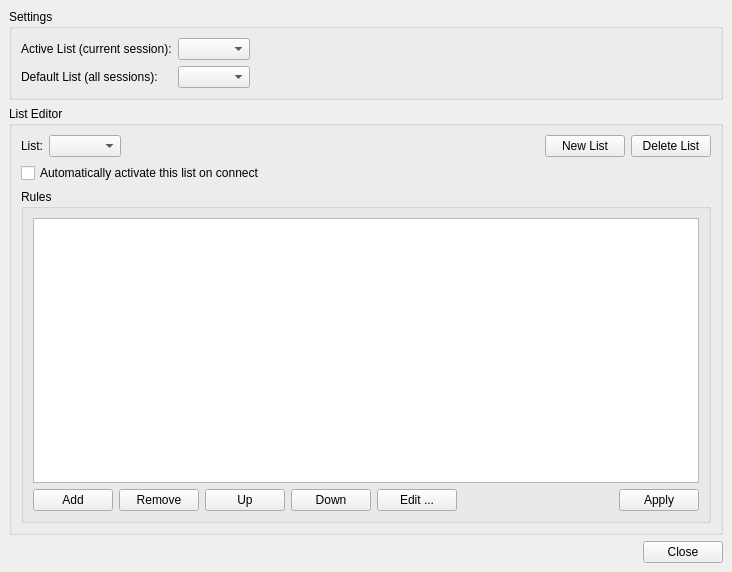
<ui version="4.0" >
 <author></author>
 <comment></comment>
 <exportmacro></exportmacro>
 <class>Privacy</class>
 <widget class="QWidget" name="Privacy" >
  <property name="geometry" >
   <rect>
    <x>0</x>
    <y>0</y>
    <width>732</width>
    <height>572</height>
   </rect>
  </property>
  <property name="windowTitle" >
   <string>Form</string>
  </property>
  <layout class="QVBoxLayout" >
   <property name="margin" >
    <number>9</number>
   </property>
   <property name="spacing" >
    <number>6</number>
   </property>
   <item>
    <widget class="QGroupBox" name="gb_settings" >
     <property name="title" >
      <string>Settings</string>
     </property>
     <layout class="QGridLayout" >
      <property name="margin" >
       <number>9</number>
      </property>
      <property name="spacing" >
       <number>6</number>
      </property>
      <item row="1" column="2" >
       <spacer>
        <property name="orientation" >
         <enum>Qt::Horizontal</enum>
        </property>
        <property name="sizeHint" >
         <size>
          <width>40</width>
          <height>20</height>
         </size>
        </property>
       </spacer>
      </item>
      <item row="0" column="2" >
       <spacer>
        <property name="orientation" >
         <enum>Qt::Horizontal</enum>
        </property>
        <property name="sizeHint" >
         <size>
          <width>40</width>
          <height>20</height>
         </size>
        </property>
       </spacer>
      </item>
      <item row="1" column="1" >
       <widget class="QComboBox" name="cb_default" />
      </item>
      <item row="1" column="0" >
       <widget class="QLabel" name="label_2" >
        <property name="text" >
         <string>Default List (all sessions):</string>
        </property>
       </widget>
      </item>
      <item row="0" column="0" >
       <widget class="QLabel" name="label" >
        <property name="text" >
         <string>Active List (current session):</string>
        </property>
       </widget>
      </item>
      <item row="0" column="1" >
       <widget class="QComboBox" name="cb_active" />
      </item>
     </layout>
    </widget>
   </item>
   <item>
    <widget class="QGroupBox" name="gb_listSettings" >
     <property name="title" >
      <string>List Editor</string>
     </property>
     <layout class="QVBoxLayout" >
      <property name="margin" >
       <number>9</number>
      </property>
      <property name="spacing" >
       <number>6</number>
      </property>
      <item>
       <layout class="QHBoxLayout" >
        <property name="margin" >
         <number>0</number>
        </property>
        <property name="spacing" >
         <number>6</number>
        </property>
        <item>
         <widget class="QLabel" name="label_3" >
          <property name="text" >
           <string>List:</string>
          </property>
         </widget>
        </item>
        <item>
         <widget class="QComboBox" name="cb_lists" />
        </item>
        <item>
         <spacer>
          <property name="orientation" >
           <enum>Qt::Horizontal</enum>
          </property>
          <property name="sizeHint" >
           <size>
            <width>40</width>
            <height>20</height>
           </size>
          </property>
         </spacer>
        </item>
        <item>
         <widget class="QPushButton" name="pb_newList" >
          <property name="text" >
           <string>New List</string>
          </property>
         </widget>
        </item>
        <item>
         <widget class="QPushButton" name="pb_deleteList" >
          <property name="text" >
           <string>Delete List</string>
          </property>
         </widget>
        </item>
       </layout>
      </item>
      <item>
       <widget class="QCheckBox" name="ck_autoActivate" >
        <property name="text" >
         <string>Automatically activate this list on connect</string>
        </property>
       </widget>
      </item>
      <item>
       <widget class="QGroupBox" name="gb_rules" >
        <property name="title" >
         <string>Rules</string>
        </property>
        <layout class="QVBoxLayout" >
         <property name="margin" >
          <number>9</number>
         </property>
         <property name="spacing" >
          <number>6</number>
         </property>
         <item>
          <widget class="QListView" name="lv_rules" />
         </item>
         <item>
          <layout class="QHBoxLayout" >
           <property name="margin" >
            <number>0</number>
           </property>
           <property name="spacing" >
            <number>6</number>
           </property>
           <item>
            <widget class="QPushButton" name="pb_add" >
             <property name="text" >
              <string>Add</string>
             </property>
            </widget>
           </item>
           <item>
            <widget class="QPushButton" name="pb_remove" >
             <property name="text" >
              <string>Remove</string>
             </property>
            </widget>
           </item>
           <item>
            <widget class="QPushButton" name="pb_up" >
             <property name="text" >
              <string>Up</string>
             </property>
            </widget>
           </item>
           <item>
            <widget class="QPushButton" name="pb_down" >
             <property name="text" >
              <string>Down</string>
             </property>
            </widget>
           </item>
           <item>
            <widget class="QPushButton" name="pb_edit" >
             <property name="text" >
              <string>Edit ...</string>
             </property>
            </widget>
           </item>
           <item>
            <spacer>
             <property name="orientation" >
              <enum>Qt::Horizontal</enum>
             </property>
             <property name="sizeHint" >
              <size>
               <width>111</width>
               <height>20</height>
              </size>
             </property>
            </spacer>
           </item>
           <item>
            <widget class="QPushButton" name="pb_apply" >
             <property name="text" >
              <string>Apply</string>
             </property>
            </widget>
           </item>
          </layout>
         </item>
        </layout>
       </widget>
      </item>
     </layout>
    </widget>
   </item>
   <item>
    <layout class="QHBoxLayout" >
     <property name="margin" >
      <number>0</number>
     </property>
     <property name="spacing" >
      <number>6</number>
     </property>
     <item>
      <spacer>
       <property name="orientation" >
        <enum>Qt::Horizontal</enum>
       </property>
       <property name="sizeHint" >
        <size>
         <width>40</width>
         <height>20</height>
        </size>
       </property>
      </spacer>
     </item>
     <item>
      <widget class="QPushButton" name="pb_close" >
       <property name="text" >
        <string>Close</string>
       </property>
      </widget>
     </item>
    </layout>
   </item>
  </layout>
 </widget>
 <pixmapfunction></pixmapfunction>
 <resources/>
 <connections/>
</ui>
